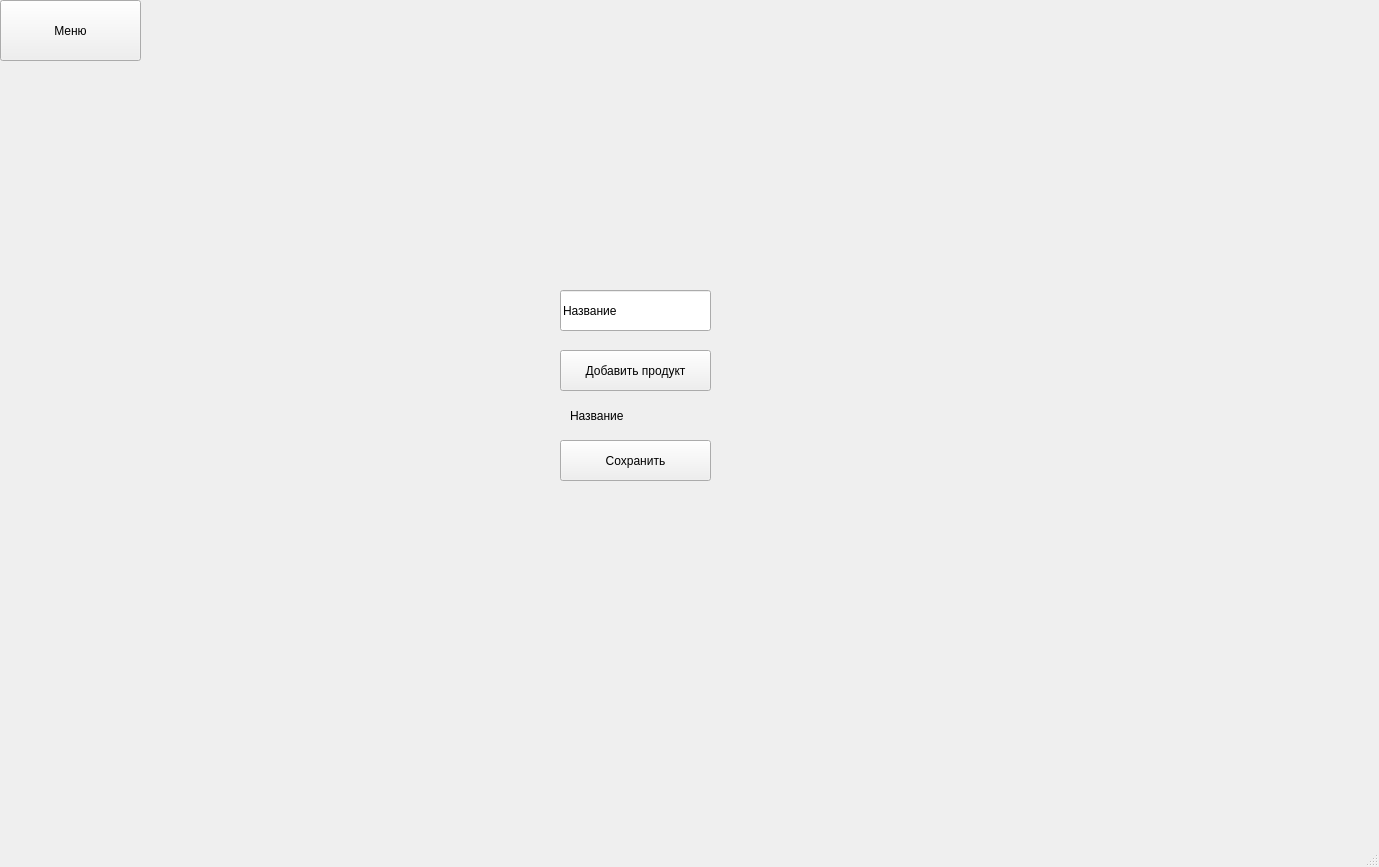
<?xml version="1.0" encoding="UTF-8"?>
<ui version="4.0">
 <class>MainWindow</class>
 <widget class="QMainWindow" name="MainWindow">
  <property name="geometry">
   <rect>
    <x>0</x>
    <y>0</y>
    <width>1379</width>
    <height>867</height>
   </rect>
  </property>
  <property name="windowTitle">
   <string>MainWindow</string>
  </property>
  <widget class="QWidget" name="centralwidget">
   <widget class="QPushButton" name="menu_button">
    <property name="geometry">
     <rect>
      <x>0</x>
      <y>0</y>
      <width>141</width>
      <height>61</height>
     </rect>
    </property>
    <property name="text">
     <string>Меню</string>
    </property>
   </widget>
   <widget class="QWidget" name="add_recipe_widget" native="true">
    <property name="geometry">
     <rect>
      <x>490</x>
      <y>290</y>
      <width>301</width>
      <height>221</height>
     </rect>
    </property>
    <widget class="QPushButton" name="pushButton">
     <property name="geometry">
      <rect>
       <x>70</x>
       <y>60</y>
       <width>151</width>
       <height>41</height>
      </rect>
     </property>
     <property name="text">
      <string>Добавить продукт</string>
     </property>
    </widget>
    <widget class="QLabel" name="add_pecipe_product_label">
     <property name="geometry">
      <rect>
       <x>80</x>
       <y>110</y>
       <width>141</width>
       <height>31</height>
      </rect>
     </property>
     <property name="text">
      <string>Название</string>
     </property>
    </widget>
    <widget class="QLineEdit" name="add_recipe_line_edit">
     <property name="geometry">
      <rect>
       <x>70</x>
       <y>0</y>
       <width>151</width>
       <height>41</height>
      </rect>
     </property>
     <property name="text">
      <string>Название</string>
     </property>
    </widget>
    <widget class="QPushButton" name="add_recipe_save_button">
     <property name="geometry">
      <rect>
       <x>70</x>
       <y>150</y>
       <width>151</width>
       <height>41</height>
      </rect>
     </property>
     <property name="text">
      <string>Сохранить</string>
     </property>
    </widget>
   </widget>
  </widget>
  <widget class="QStatusBar" name="statusbar"/>
 </widget>
 <resources/>
 <connections/>
</ui>
